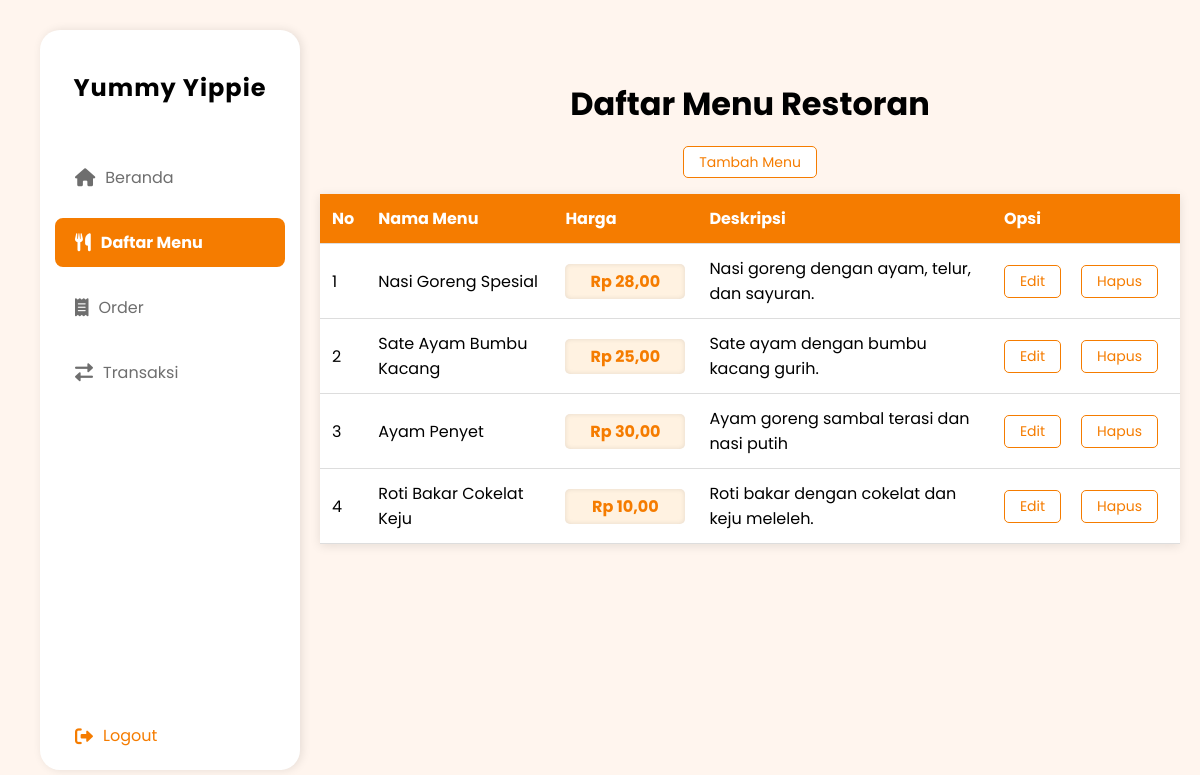
/19013restaurant/menu.php?page=menu, run on the app's committed database.
### tables this page shows
CREATE TABLE `tb_menu` (
  `id` int(11) NOT NULL,
  `nama_menu` varchar(100) NOT NULL,
  `harga` int(11) NOT NULL,
  `deskripsi` text NOT NULL
);

### 19013restaurant/menu.php (the view, shortened to what this page needs)
<?php
include 'koneksi.php';
$query = "SELECT * FROM tb_menu";
$result = mysqli_query($koneksi, $query);
?>
<!DOCTYPE html>
<html lang="en">
<head>
    <link href="https://cdnjs.cloudflare.com/ajax/libs/font-awesome/6.0.0-beta3/css/all.min.css" rel="stylesheet">
</head>
<body>
    <div class="sidebar">
        <h2>Yummy Yippie</h2>
        <a href="index.php?page=beranda" class="nav-link">
            <i class="fas fa-home"></i> Beranda
        </a>
        <a href="menu.php?page=menu" class="nav-link active">
            <i class="fas fa-utensils"></i> Daftar Menu
        </a>
        <a href="order.php?page=order" class="nav-link">
            <i class="fas fa-receipt"></i> Order
        </a>
        <a href="transaksi.php?page=transaksi" class="nav-link">
            <i class="fas fa-exchange-alt"></i> Transaksi
        </a>
        <a href="logout.php" class="nav-link logout-link">
            <i class="fas fa-sign-out-alt"></i> Logout
        </a>
    </div>
    <div class="main-content">
        <h1 style="text-align: center; margin-top: 30px;">Daftar Menu Restoran</h1>
        <div style="text-align: center; margin-bottom: 20px;">
            <a href="tambah_menu.php" class="action-btn">Tambah Menu</a>
        </div>
        <table>
            <thead>
                <tr>
                    <th>No</th>
                    <th>Nama Menu</th>
                    <th>Harga</th>
                    <th>Deskripsi</th>
                    <th>Opsi</th>
                </tr>
            </thead>
            <tbody>
                <?php
                $no = 1;
                while ($row = mysqli_fetch_assoc($result)) {
                    echo "<tr>";
                    echo "<td>" . $no++ . "</td>";
                    echo "<td>" . $row['nama_menu'] . "</td>";
                    echo "<td><span class='harga'>Rp " . number_format($row['harga'], 2, ',', '.') . "</span></td>";
                    echo "<td>" . $row['deskripsi'] . "</td>";
                    echo "<td>
                              <div style='display: flex; gap: 10px;'>
                                  <a href='edit_menu.php?id=" . $row['id'] . "' class='action-btn'>Edit</a>
                                  <a href='hapus_menu.php?id=" . $row['id'] . "' class='action-btn'>Hapus</a>
                              </div>
                          </td>";
                    echo "</tr>";
                }
                ?>
            </tbody>
        </table>
    </div>
</body>
</html>

### 19013restaurant/menu.php (style rules this page uses)
.sidebar { height: calc(100vh - 80px); width: 260px; background-color: #fff; position: fixed; top: 30px; left: 40px; box-shadow: 2px 0 10px rgba(0, 0, 0, 0.1); padding-top: 20px; border-radius: 20px; display: flex; flex-direction: column; }
.sidebar h2 { font-size: 24px; text-align: center; color: #000; margin-bottom: 40px; font-weight: bold; letter-spacing: 1px; }
.sidebar .nav-link { color: #6e6e6e; font-size: 16px; padding: 12px 20px; display: flex; align-items: center; border-radius: 8px; transition: all 0.3s ease; text-decoration: none; margin: 8px 15px; }
.sidebar .nav-link i { font-size: 18px; margin-right: 10px; color: #6e6e6e; }
.sidebar .nav-link.active { background-color: #f57c00; color: white; font-weight: bold; }
.sidebar .nav-link.active i { color: white; }
.sidebar .logout-link { margin-top: auto; margin-bottom: 10px; margin-left: 15px; margin-right: 15px; color: #f57c00; padding: 12px 20px; border-radius: 8px; text-decoration: none; display: flex; align-items: center; transition: background-color 0.3s ease, color 0.3s ease; }
.sidebar .logout-link i { color: #f57c00; margin-right: 10px; }
.main-content { margin-left: 300px; padding: 20px; margin-top: 30px; }
body { font-family: 'Poppins', sans-serif; background-color: #FFF5EE; margin: 0; padding: 0; }
table { width: 100%; margin: 10px auto; border-collapse: collapse; background-color: #fff; box-shadow: 0px 2px 10px rgba(0, 0, 0, 0.1); }
th, td { padding: 12px; text-align: left; border-bottom: 1px solid #ddd; }
th { background-color: #f57c00; color: white; }
td .harga { font-weight: bold; color: #f57c00; font-size: 16px; padding: 5px 10px; background-color: #fff2e1; border-radius: 5px; text-align: center; box-shadow: inset 0 0 5px rgba(0, 0, 0, 0.1); display: inline-block; min-width: 100px; }
td .action-btn { display: inline-block; margin-right: 10px; text-align: center; }
.action-btn { color: #f57c00; text-decoration: none; font-size: 14px; padding: 5px 15px; border-radius: 5px; background-color: #fff; border: 1px solid #f57c00; transition: background-color 0.3s ease; }

### data on the page
tb_menu: nama_menu "Nasi Goreng Spesial", harga "28,00", deskripsi "Nasi goreng dengan ayam, telur, dan sayuran."
tb_menu: nama_menu "Sate Ayam Bumbu Kacang", harga "25,00", deskripsi "Sate ayam dengan bumbu kacang gurih."
tb_menu: nama_menu "Ayam Penyet", harga "30,00", deskripsi "Ayam goreng sambal terasi dan nasi putih"
tb_menu: nama_menu "Roti Bakar Cokelat Keju", harga "10,00", deskripsi "Roti bakar dengan cokelat dan keju meleleh."
